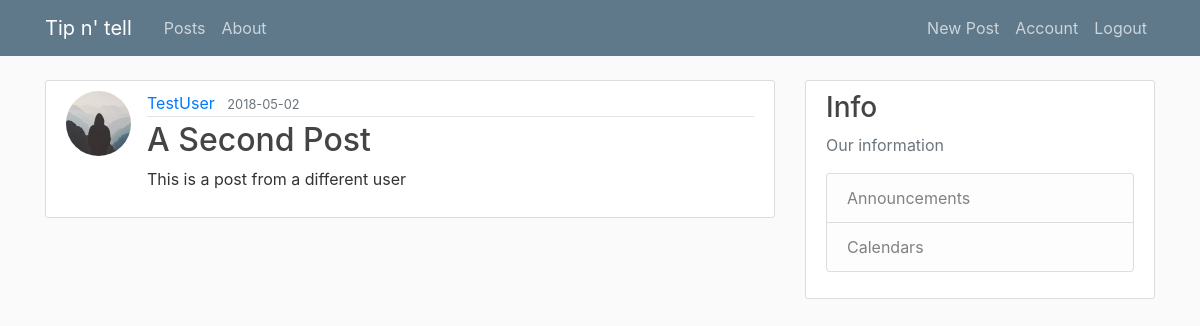
The app's page /home (signed in) with its own data.
### flaskblog/models.py (models this page shows, shortened)
class Post(db.Model):
    id = db.Column(db.Integer, primary_key=True)
    title = db.Column(db.String(100), nullable=False)
    date_posted = db.Column(db.DateTime, nullable=False, default=datetime.utcnow)
    content = db.Column(db.Text, nullable=False)
    user_id = db.Column(db.Integer, db.ForeignKey('user.id'), nullable=False)

class User(db.Model, UserMixin):
    id = db.Column(db.Integer, primary_key=True)
    username = db.Column(db.String(20), unique=True, nullable=False)
    email = db.Column(db.String(120), unique=True, nullable=False)
    image_file = db.Column(db.String(20), nullable=False, default='default.jpg')
    password = db.Column(db.String(60), nullable=False)
    posts = db.relationship('Post', backref='author', lazy=True)
    def __repr__(self):
        return f"User('{self.username}', '{self.email}', '{self.image_file}')"

### flaskblog/routes.py (the view)
@app.route("/home")
@login_required
def home():
    print(current_user)
    if current_user.email == "admin@gmail.com":
        posts = Post.query.all()
        return render_template('home.html', posts=posts)
    else:
        user = User.query.filter_by(email=current_user.email).first()
        posts = Post.query.filter_by(user_id=user.id)
        return render_template('home.html', posts=posts)

### flaskblog/models.py (called while the page is built)
@login_manager.user_loader
def load_user(user_id):
    return User.query.get(int(user_id))

### flaskblog/templates/home.html
{% extends "layout.html" %}
{% block content %}
    {% for post in posts %}
        <article class="media content-section">
          <img class="rounded-circle article-img" src="{{ url_for('static', filename='profile_pics/' + post.author.image_file) }}">
          <div class="media-body">
            <div class="article-metadata">
              <a class="mr-2" href="#">{{ post.author.username }}</a>
              <small class="text-muted">{{ post.date_posted.strftime('%Y-%m-%d') }}</small>
            </div>
            <h2><a class="article-title" href="{{ url_for('post', post_id=post.id) }}">{{ post.title }}</a></h2>
            <p class="article-content">{{ post.content }}</p>
          </div>
        </article>
    {% endfor %}
{% endblock content %}

### flaskblog/static/main.css (style rules this page uses)
body { background: #fafafa; color: #333333; margin-top: 5rem; }
h1, h2, h3, h4, h5, h6 { color: #444444; }
.content-section { background: #ffffff; padding: 10px 20px; border: 1px solid #dddddd; border-radius: 3px; margin-bottom: 20px; }
.article-title { color: #444444; }
.article-content { white-space: pre-line; }
.article-img { height: 65px; width: 65px; margin-right: 16px; }
.article-metadata { padding-bottom: 1px; margin-bottom: 4px; border-bottom: 1px solid #e3e3e3 }

### records on screen
Post: image_file (placeholder picture), author.username "TestUser", date_posted "2018-05-02", title "A Second Post", content "This is a post from a different user"
